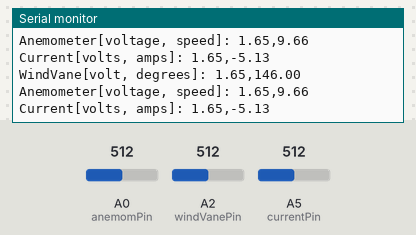
Simulated run of this sketch. Board: Arduino Uno, built with avr-gcc and run on an emulated ATmega328P. On the bench: the last lines printed to the serial monitor. The test bench sets the inputs (shaded band); at power-on: A0 (anemomPin) = 512, A2 (windVanePin) = 512, A5 (currentPin) = 512.

Above: at 1.2 s.
1.3 s: A0 (anemomPin) set to 547
At 1.32 s:
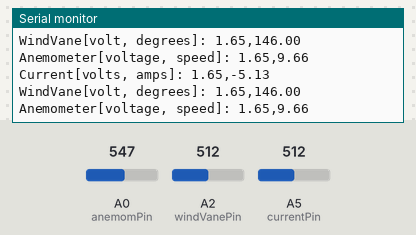
2.8 s: A2 (windVanePin) set to 438
At 2.81 s:
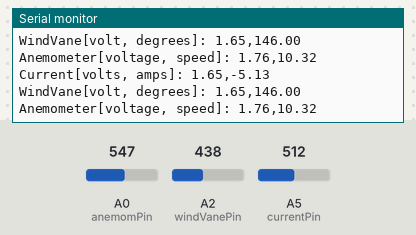
4.3 s: A2 (windVanePin) set to 405
At 4.31 s:
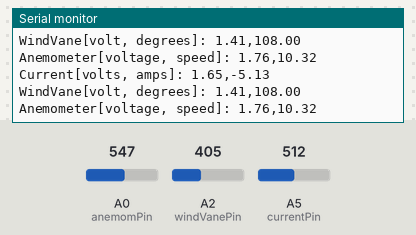
7.3 s: A5 (currentPin) set to 799
At 7.41 s:
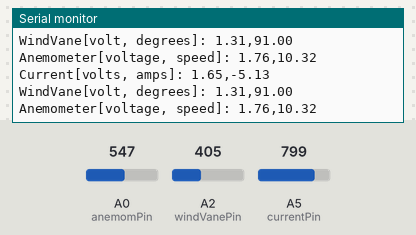
10.3 s: A5 (currentPin) set to 818
At 10.37 s:
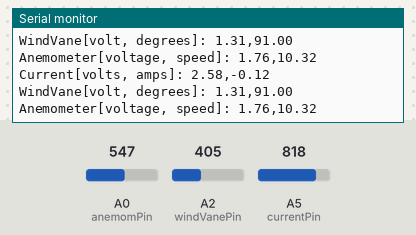
Timing chart, 0 to 13.3 s (numbered marks = the images above; inputs shaded):
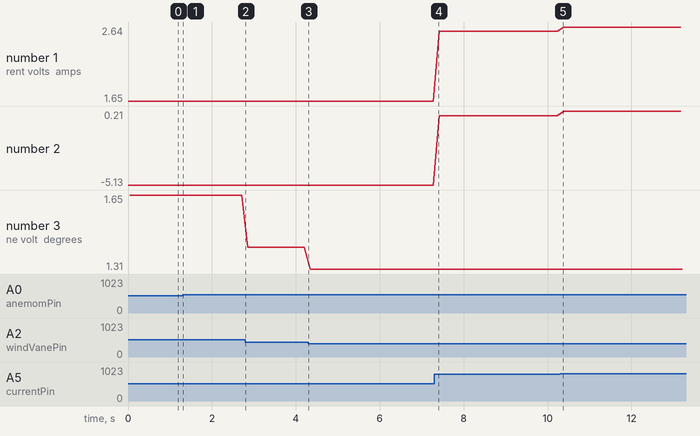

The sketch:

DataAcq.ino
```cpp
/*
DataAcq.ino
Modified: January 2025
Author: Victoria Parizot
Email: vparizot@g.hmc.edu

Denmark Technical University/Heriot-Watt 2024-2025 Clinic Team Data Acquisition Sketch

Purpose: Data Acquisition for the current, windvane, and anemometer sensors of the power
         electronics of the VAWT. Runs on a Teensy 4.2 and reads the voltage output from
         the sensors and logs sensor data in desired units.

Used HMC E80 Source Code for SD card support: https://github.com/HMC-E80/E80/blob/main/E80_Lab_01/E80_Lab_01.ino
*/

////////////////////////////////////////////////////////
//* E80 SD card printing includes & global variables *//
////////////////////////////////////////////////////////

#include <Arduino.h>
#include <Wire.h>
// #include "libraries/main/Pinouts.h"
// #include <Pinouts.h>

// #include <SensorIMU.h>
// #include <MotorDriver.h>
// #include "libraries/main/Logger.h"
// #include "libraries/main/Printer.h"

/* Global Variables */
// period in ms of logger and printer
// #define LOOP_PERIOD 100

// Logger
// Logger logger;
// bool keepLogging = true;

// Printer
// Printer printer;

// loop start recorder
// int loopStartTime;

////////////////////////////////////////////////////////
//* Constants, Pins & Defines for DTU/HWU Clinic Team */
////////////////////////////////////////////////////////

// Define Pinouts
const int currentPin = A5; // Analog input pin, pin 19
const int windVanePin = A2; // Analog input pin, pin 16
const int anemomPin = A0; // Analog input pin, pin 14

// Constants for analog inputs, [0 - 1023]
int currentVal;
int windVaneVal;
int anemonVal;

// Constants for voltages
float currentVolt;
float windVaneVolt;
float anemonVolt;

// Constants for quantities
float currentAmps;
float windVaneDeg;
float anemonSpeed;

// Constants for conversion
float currentConversionConstant = 0.185; // 0.185V per amp
float windVaneSlope = 0.00863; // TODO
float windVaneOffset = 0.795; // TODO
float anemConvConstant = 5.85; // speed [m/s] = Voltage/5 * A + B = V/5 * 45 + 0 = V * 9
float anemOffset = 0; //0.334;


void setup() {
  /* Initialize Logger & Printer (from E80 Code) */
  // printer.init();
  // logger.include(&imu);
  // logger.include(&motorDriver);
  // logger.init();
  // printer.printMessage("Starting main loop",10);
  // loopStartTime = millis();

  /* Initialize serial monitor in Arduino IDE*/
  Serial.begin(9600);

}

void loop() {
  /* Define current Time */
  // int currentTime = millis() - loopStartTime;

  /* SENSOR CODE & CONVERSIONS */
  // Read and store Current pin
  currentVal = analogRead(currentPin); // returns value between 0 to 1023
  currentVolt = currentVal * (3.3/1023.0); // convert analog value to voltage
  currentAmps = (currentVolt-2.6)/currentConversionConstant; // Offset by 2.63 (voltage at zero) to get current in Amps
  Serial.print("Current[volts, amps]: ");
  Serial.print(currentVolt);
  Serial.print(",");
  Serial.println(currentAmps);
  // Serial.print("Current [amps] is: ");
  // Serial.println(currentAmps);
  // Serial.println();

  // Read and store windvane pin
  windVaneVal = analogRead(windVanePin); // returns value between 0 to 1023
  windVaneVolt = windVaneVal * (3.3/1023.0); // convert analog value to voltage
  windVaneDeg = int((159*windVaneVolt + 244)) % 360; // get current in Amps

  Serial.print("WindVane[volt, degrees]: ");
  Serial.print(windVaneVolt);
  Serial.print(",");

  // Serial.print("WindVane [degrees] is: ");
  Serial.println(windVaneDeg);


  // Read and store anemometer pin
  anemonVal = analogRead(anemomPin); // returns value between 0 to 1023
  anemonVolt = anemonVal * (3.3/1023.0); // convert analog value to voltage
  anemonSpeed = anemConvConstant*anemonVolt - anemOffset; // get current in Amps
  Serial.print("Anemometer[voltage, speed]: ");
  Serial.print(anemonVolt);
  Serial.print(",");

  // Serial.print("Anemometer [m/s] is: ");
  Serial.println(anemonSpeed);

  /* Code to keep the logger logging */
  // if ( currentTime-printer.lastExecutionTime > LOOP_PERIOD ) {
  //   printer.lastExecutionTime = currentTime;
  //   printer.printValue(0,imu.printAccels());
  //   printer.printValue(1,imu.printRollPitchHeading());
  //   printer.printValue(2,motorDriver.printState());
  //   printer.printToSerial();  // To stop printing, just comment this line out
  // }

  // if ( currentTime-imu.lastExecutionTime > LOOP_PERIOD ) {
  //   imu.lastExecutionTime = currentTime;
  //   imu.read(); // this is a sequence of blocking I2C read calls
  // }

  // if ( currentTime-logger.lastExecutionTime > LOOP_PERIOD && logger.keepLogging) {
  //   logger.lastExecutionTime = currentTime;
  //   logger.log();
  // }

  delay(100); // wait .1 sec (100 ms sample time)

}
```

Measured:
- the behaviour switches between 529 and 530 on A0 (anemomPin) (found by bisection; images 0 and 1)
- plotted number 1: 1.65 → 2.58 after the input at 7.3 s, 2.58 → 2.64 after the input at 10.3 s
- plotted number 2: -5.13 → -0.12 after the input at 7.3 s, -0.12 → 0.21 after the input at 10.3 s
- plotted number 3: 1.65 → 1.41 after the input at 2.8 s, 1.41 → 1.31 after the input at 4.3 s
